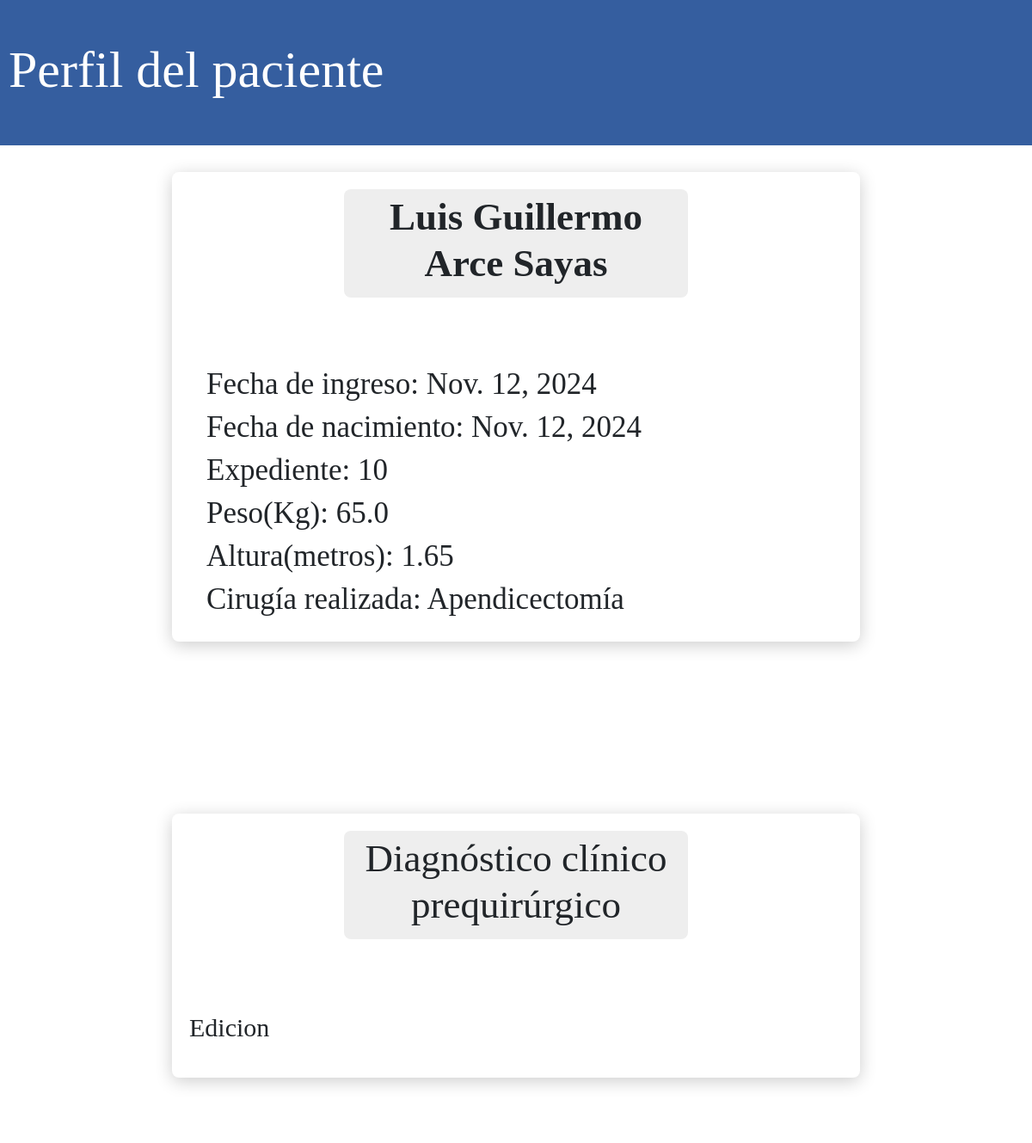
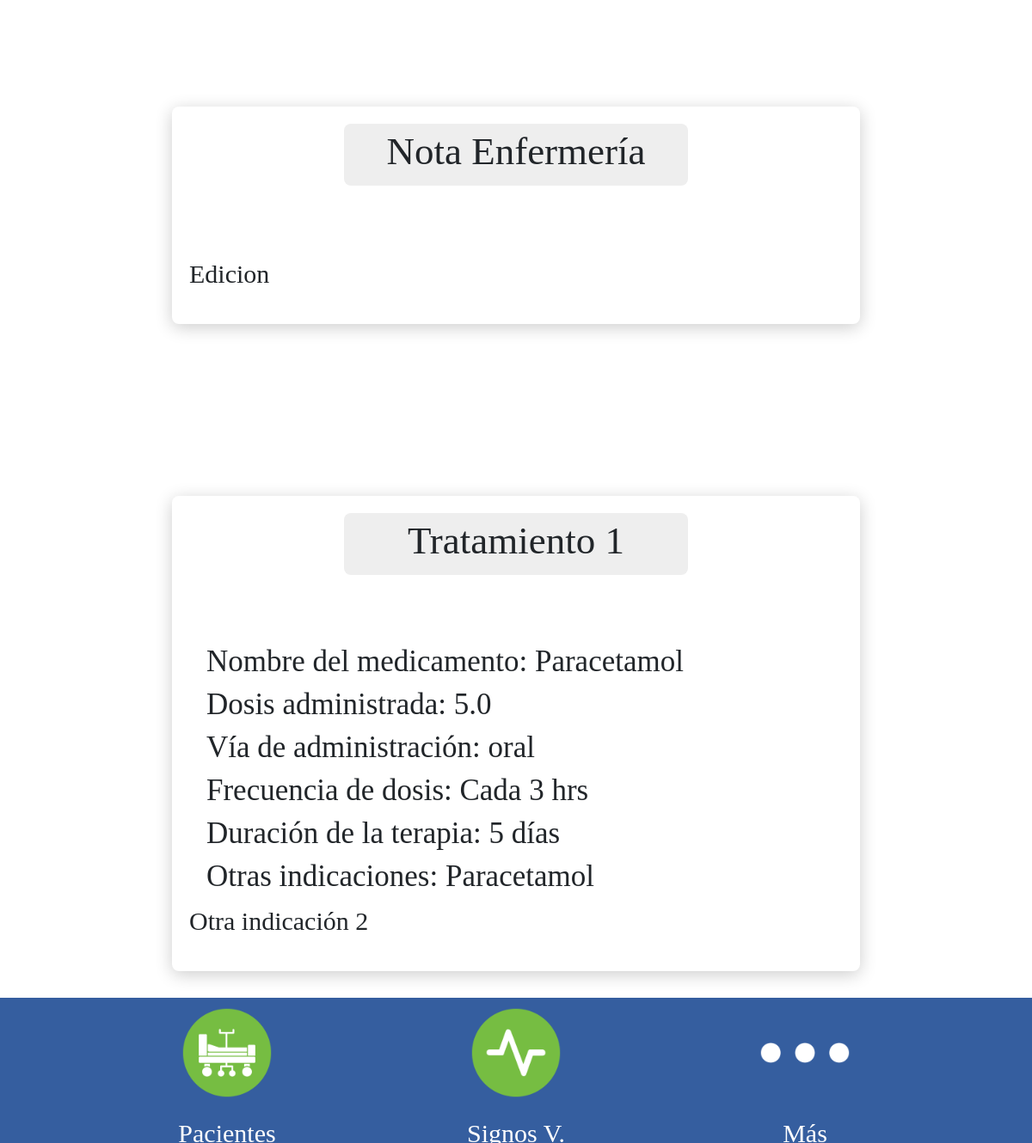
Page /perfilPacienteEnfermero/10/ on the committed database (2 pictures, top to bottom).
### Hospital_Infantil/models.py (models this page shows, shortened)
class Paciente(models.Model):
    expediente = models.AutoField(primary_key=True, unique=True)
    nombre = models.CharField(max_length=50, blank=False)
    apellido_paterno = models.CharField(max_length=50, blank=False)
    apellido_materno = models.CharField(max_length=50, blank=False)
    fecha_ingreso = models.DateField(default=timezone.now)
    fecha_nacimiento = models.DateField(default=timezone.now)
    cirugia_realizada = models.CharField(max_length=100, blank=False)
    peso = models.FloatField(blank=False, default=0.0)
    altura = models.FloatField(blank=False, default=0.0)
    diagnostico_clinico_prequirurgico = models.CharField(max_length=1000, blank=False)
    nota_enfermeria = models.CharField(max_length=1000, blank=False)
    medico_Encargado = models.ForeignKey(
        UserProfile,
        on_delete=models.SET_NULL,
        null = True,
        limit_choices_to={'user__userprofile__funcionalidad': 'medico'},
    )

class Tratamiento(models.Model):
    TIEMPO_DOSIS_CHOICES = [
        ('hrs', 'HRS'),
        ('mins', 'MINS'),
        ('unica', 'UNICA'),
        ('prn', 'PRN')
    ]
    VIA_ADMINISTRACION_CHOICES = [
        ('cutanea','CUTANEA'),
        ('inhalada', 'INHALADA'),
        ('intradermica', 'INTRADERMICA'),
        ('im_intramuscular', 'IM-INTRAMUSCULAR'),
        ('iv_intravenosa', 'IV-INTRAVENOSA'),
        ('nasal', 'NASAL'),
        ('oftalmica', 'OFTALMICA'),
        ('oral', 'ORAL'),
        ('otica', 'OTICA'),
        ('rectal', 'RECTAL'),
        ('sonda_nasogastrica', 'SONDA NASOGASTRICA'),
        ('subcutanea', 'SUBCUTANEA'),
        ('sublingual', 'SUBLINGUAL'),
        ('topica', 'TOPICA'),
        ('vaginal', 'VAGINAL'),
    ]
    id_Tratamiento = models.AutoField(primary_key=True, unique=True)
    paciente = models.ForeignKey(Paciente, on_delete=models.CASCADE, related_name='tratamientos', null=True)
    nombre_Medicamento = models.CharField(max_length=50)
    dosis_Administrada = models.FloatField()
    via_Administracion = models.CharField(
        max_length=20,
        choices=VIA_ADMINISTRACION_CHOICES
    )
    frecuencia_Dosis = models.DecimalField(max_digits=2, decimal_places=0)
    tiempo_Dosis = models.CharField(
        max_length= 10,
        choices=TIEMPO_DOSIS_CHOICES
    )
    duracion_Terapia = models.DecimalField(max_digits=2, decimal_places=0)
    otras_Indicaciones = models.CharField(max_length=1000, null=True)

### Hospital_Infantil/views.py (the view)
# urls.py: path('perfilPacienteEnfermero/<int:expediente>/', views.perfilPacienteEnfermero, name="perfilPacienteEnfermero"),
def perfilPacienteEnfermero(request, expediente):
    paciente = get_object_or_404(Paciente, expediente=expediente)
    tratamientos = Tratamiento.objects.filter(paciente=expediente)
    radiografias = Radiografias.objects.filter(paciente=expediente)
    estudios = Estudios.objects.filter(paciente=expediente)
    return render(request, "perfilPacienteEnfermero.html", {'paciente': paciente, 'tratamientos': tratamientos,
                  'estudios': estudios, 'radiografias': radiografias})

### templates/perfilPacienteEnfermero.html (shortened to what this page needs)
{% load static %}
<!DOCTYPE HTML>
<HTML lang="en">
    <head>
        <div class="fixed-top-border"><h1>Perfil del paciente</h1></div>
        <link href="https://cdn.jsdelivr.net/npm/bootstrap@5.3.0-alpha3/dist/css/bootstrap.min.css" rel="stylesheet">
    </head>
    <body>
        <center>
            <div class="form-container">
                <div class="section-title"><h2><b>{{ paciente.nombre }} {{ paciente.apellido_paterno }} {{ paciente.apellido_materno }}</b></h2></div>
                <h3>Fecha de ingreso: {{ paciente.fecha_ingreso }}</h3>
                <h3>Fecha de nacimiento: {{ paciente.fecha_nacimiento }}</h3>
                <h3>Expediente: {{ paciente.expediente }}</h3>
                <h3>Peso(Kg): {{ paciente.peso }}</h3>
                <h3>Altura(metros): {{ paciente.altura }}</h3>
                <h3>Cirugía realizada: {{ paciente.cirugia_realizada }}</h3>
            </div>
            <div class="form-container">
                <div class="section-title"><h2>Diagnóstico clínico prequirúrgico</h2></div>
                <p> {{ paciente.diagnostico_clinico_prequirurgico }}
                    </p>
            </div>
            <div class="form-container">
                <div class="section-title"><h2>Nota Enfermería</h2></div>
                <p>{{ paciente.nota_enfermeria }}
                    </p>
            </div>
            {% for tratamiento in tratamientos %}
            <div class="form-container">
                <div class="section-title"><h2>Tratamiento {{ forloop.counter }}</h2></div>
                <h3>Nombre del medicamento: {{ tratamiento.nombre_Medicamento }}</h3>
                <h3>Dosis administrada: {{ tratamiento.dosis_Administrada }}</h3>
                <h3>Vía de administración: {{ tratamiento.via_Administracion }}</h3>
                <h3>Frecuencia de dosis: Cada {{ tratamiento.frecuencia_Dosis }} {{tratamiento.tiempo_Dosis}}</h3>
                <h3>Duración de la terapia: {{ tratamiento.duracion_Terapia }} días</h3>
                <h3>Otras indicaciones: {{ tratamiento.nombre_Medicamento }}</h3>
                <p> {{ tratamiento.otras_Indicaciones }} </p>
            </div>
            {% empty %}
                <div class="section-title"><h2>Sin tratamientos</h2></div>
            {% endfor %}
        </center>
    </body>
    <div class="fixed-bottom-border">
        <center>
            <a href=" {% url 'mostrarPacientesEnfermero' %}">
            <div class="icon-container">
                <div class="icon-item">
                    <img src="{% static 'assets/interfaz/patients.png' %}">
                    <p>Pacientes</p>
                </div>
            </a>
            <a href=" {% url 'signosVitales' %}">
                <div class="icon-item">
                    <img src="{% static 'assets/interfaz/vitalSigns.png' %}">
                    <p>Signos V.</p>
                </div>
            </a>
                <div class="icon-item">
                    <img src="{% static 'assets/interfaz/more.png' %}" data-bs-toggle="dropdown" aria-expanded="false" class="dropdown-toggle">
                    <p>Más</p>
                </div>
            </div>
</HTML>

### templates/perfilPacienteEnfermero.html (style rules this page uses)
.fixed-top-border { position: fixed; top: 0; left: 0; width: 100%; height: 169.3px; background-color: #355e9f; z-index: 1000; display: flex; align-items: center; font-family: Montserrat; color: white; padding: 10px; }
.fixed-bottom-border { position: fixed; bottom: 0px; left: 0px; width: 100%; display: flex; justify-content: center; align-items: center; background-color:#355e9f; padding: 10px; height: 169.3px; }
.icon-container { display: flex; justify-content: space-between; }
.icon-item { position: relative; margin: 0 40px; text-align: center; }
.icon-item img { margin-bottom: 40px; scale: 40%; }
.icon-item p { position: absolute; bottom: 0; left: 50%; color: white; font-family: Montserrat; font-size: 30px; transform: translateX(-50%) translateY(-80%); }
.form-container { margin-top: 50px; padding: 20px; background-color: white; border-radius: 8px; box-shadow: 0 4px 20px rgba(0, 0, 0, 0.2); width: 800px; display: flex; flex-direction: column; align-items: center; margin-bottom: 200px; margin-top: 200px; }
.form-container h3 { font-size: 35px; }
.form-container p { font-family: Calibri; font-size: 30px; }
.section-title { background-color: #EEEEEE; width: 400px; border-radius: 8px; padding: 5px; margin-bottom: 80px; text-align: center; }
.section-title h2 { font-family: Montserrat; font-size: 45px; }
.fixed-top-border h1 { font-family: Montserrat; font-size: 60px; }
h2 { font-family: Montserrat; font-size: 40px; }
h3 { font-family: Calibri; font-size: 30px; align-self: flex-start; text-align: left; width: 100%; padding-left: 20px; }
p { font-family: Calibri; align-self: flex-start; text-align: justify; }
img { scale: 40%; }

### rows in the picture
Paciente: nombre "Luis Guillermo", apellido_paterno "Arce", apellido_materno "Sayas", fecha_ingreso "Nov. 12, 2024", fecha_nacimiento "Nov. 12, 2024", expediente "10", peso "65.0", altura "1.65", cirugia_realizada "Apendicectomía", diagnostico_clinico_prequirurgico "Edicion", nota_enfermeria "Edicion"
Tratamiento: nombre_Medicamento "Paracetamol", dosis_Administrada "5.0", via_Administracion "oral", frecuencia_Dosis "3", tiempo_Dosis "hrs", duracion_Terapia "5", otras_Indicaciones "Otra indicación 2"
